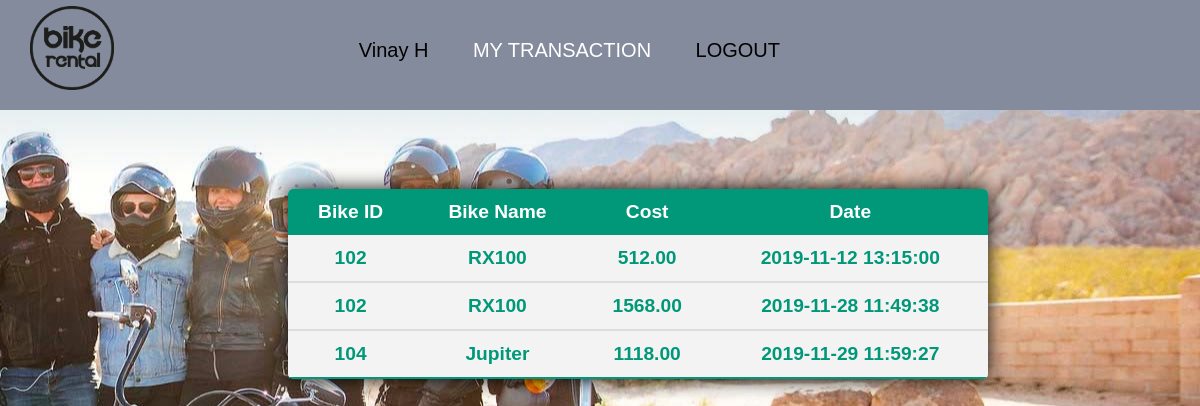
The app's page /PHP/mytransaction.php (signed in) with its own data.
### tables this page shows
CREATE TABLE `payment` (
  `email` varchar(20) NOT NULL,
  `bike_id` int(5) NOT NULL,
  `cost` decimal(8,2) NOT NULL,
  `mode` varchar(10) NOT NULL,
  `receipt_no` int(10) NOT NULL,
  `date` datetime DEFAULT NULL
);

CREATE TABLE `bike` (
  `bike_id` int(5) NOT NULL,
  `bike_name` varchar(20) NOT NULL,
  `model` year(4) NOT NULL,
  `color` varchar(10) NOT NULL,
  `bike_type` varchar(10) NOT NULL,
  `price` int(4) NOT NULL,
  `term_id` int(5) NOT NULL,
  `avail` int(1) NOT NULL DEFAULT '1'
);

### PHP/mytransaction.php (the view, shortened to what this page needs)
<?php
include 'connection.php';
  $email=$_SESSION['uemail'];
$query1 = "SELECT * FROM payment WHERE email='$email' and date is NOT NULL" ;
$result1 = mysqli_query($conn, $query1) or die(mysqli_error($conn));
$count1 = mysqli_num_rows($result1);
  ?>
  <!DOCTYPE html>
  <html lang="en" dir="ltr">
  <head>
    <link rel="stylesheet" href="../css/result.css">
    <link rel="stylesheet" type="text/css" href="../css/footer.css">
    <link rel="stylesheet" type="text/css" href="../css/navbar.css">
  </head>
  <body>
    <nav>
      <a href="mainpage.php"><img src="../images/logo.png" class="logo" alt="logo"></a>
      <ul>
        <li><a style="color:Black" href="profile.php"><?php echo $_SESSION['fname'] . " " . $_SESSION['lname']; ?></a></li>
        <li><a href="mytransaction.php">MY TRANSACTION</a></li>
        <li><a style="color: Black" href="logout.php">LOGOUT</a></li>
      </ul>
    </nav>
 <div class="page-wrapper">
  <table class="content_table">
<?php
if($count1>0) {
	echo "<thead>";
	echo "<tr>";
	echo "<th>Bike ID</th>";
	echo "<th>Bike Name</th>";
	echo "<th>Cost</th>";
	echo "<th>Date</th>";
	echo "</thead>";
	echo "<tbody>";
  	   while($row1 =mysqli_fetch_array($result1) ) {
   	echo "<tr>";
   	echo "<td >";
    echo $bikeid1=$row1['bike_id'];
    echo "</td>";
    echo "<td >";
    $query2="SELECT * from bike where bike_id='$bikeid1'";
    $result2 = mysqli_query($conn, $query2);
    $row2 = mysqli_fetch_array($result2);
    echo $row2['bike_name'];
    echo "</td >";
    echo "<td >";
    echo $row1['cost'];
    echo "</td>";
    echo "<td>";
    echo $row1['date'];
    echo "</td>";
    echo "</tr>";
    echo "<br/>";
}
    echo "</tbody>";
    echo "</table>";
}
else
{
?>
<div style="margin-top: 20%; margin-left: 40%;"><p style="font-size: x-large; font-family:sans-serif; color: #0085C8; font-weight: bolder;">No Transactions Found</p></div>
<?php
}
?>
</div>
  </body>
  </html>

### CSS/result.css (style rules this page uses)
body { margin: 0; padding: 0; font-family: sans-serif; background: transparent ; background-image: url("../images/images1.jpg"); background-position: right; }
.page-wrapper { min-height: 600px; }
.content_table { border-collapse: collapse; margin: 25px 0; margin-left: 24%; font-size: 1.2em; min-width: 700px; border-radius: 5px 5px 5px 5px; overflow: hidden; box-shadow: 0 0 20px rgba(0,0,0,15); }
.content_table thead tr { background-color: #009879; color: #ffffff; text-align: center; font-weight: bold; }
.content_table th, .content_table td { padding: 12px 15px; }
.content_table tbody tr { border-bottom: 2px solid #dddddd; text-align: center; background-color: white; }
.content_table tbody tr:nth-of-type(even) { background-color: #f3f3f3; font-weight: bold; color: #009879; }
.content_table tbody tr:last-of-type { border-bottom: 2px solid #009879; }
.content_table tbody tr:nth-of-type(odd) { background-color: #f3f3f3; font-weight: bold; color: #009879; }

### CSS/navbar.css (style rules this page uses)
nav { width: 100%; height: 110px; background-color: #848b9c; line-height: 80px; }
nav ul { float: right; margin: 0.8%; margin-right: 25rem; }
nav ul li { list-style-type: none; display: inline-block; font-size: 20px; }
nav ul li a { text-decoration: none; color: #fff; padding: 20px; }
.logo { width: 7%; margin-left: 1.9rem; margin-top: 0.5%; }

### records on screen
payment: bike "102", bike.bike_name "RX100", cost "512.00", date "2019-11-12 13:15:00"
payment: bike "102", bike.bike_name "RX100", cost "1568.00", date "2019-11-28 11:49:38"
payment: bike "104", bike.bike_name "Jupiter", cost "1118.00", date "2019-11-29 11:59:27"

### other values on screen
$_SESSION['fname'] "Vinay"
$_SESSION['lname'] "H"
